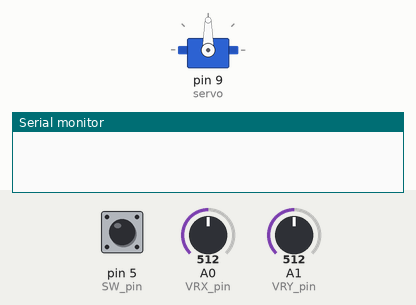
Recording of a sketch running on a simulated Arduino Uno, built with avr-gcc and run on an emulated ATmega328P. Shown: servo, the last lines printed to the serial monitor. The inputs (shaded band) are chosen by the test bench; at power-on: A0 (VRX_pin) = 512, pin 5 (SW_pin) HIGH, A1 (VRY_pin) = 512.

Above: at 1.3 s.
1.4 s: A0 (VRX_pin) set to 598
3.2 s: A0 (VRX_pin) set to 622
At 4.8 s:
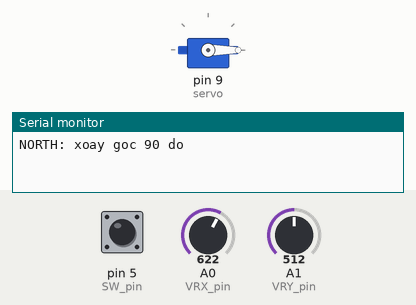
6.2 s: pin 5 (SW_pin) pulled LOW for 3.2 s
At 7.9 s:
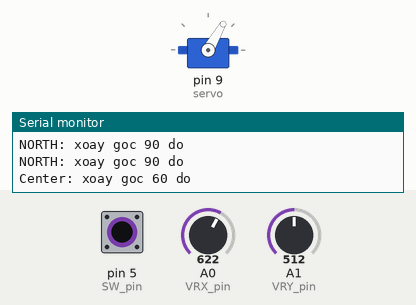
10.9 s: A0 (VRX_pin) set to 390
13.9 s: A0 (VRX_pin) set to 410
At 15.2 s:
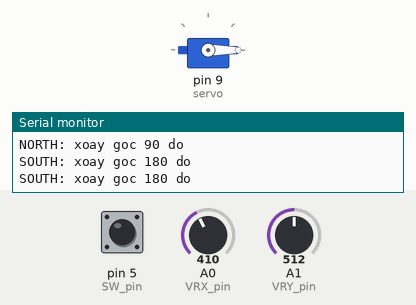
15.5 s: A1 (VRY_pin) set to 606
17.0 s: A1 (VRY_pin) set to 628
At 17.4 s:
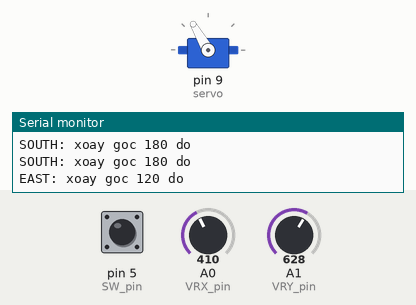
Timing chart, 0 to 21.0 s (numbered marks = the images above; inputs shaded):
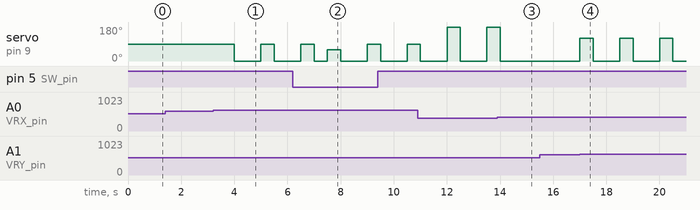

The sketch:

Joystick.ino
```cpp
#include <Servo.h>

// Khai báo chân kết nối cho các cảm biến và đèn LED
// analog
int VRX_pin = A0; // Joystick trục X
int VRY_pin = A1; // Joystick trục Y
// digital
int SW_pin = 5; // Nút nhấn trên joystick

// Các hướng có thể của joystick
const int NORTH = 0;
const int NORTH_EAST = 1;
const int EAST = 2;
const int SOUTH_EAST = 3;
const int SOUTH = 4;
const int SOUTH_WEST = 5;
const int WEST = 6;
const int NORTH_WEST = 7;
const int CENTER = 8;

// Các biến để lưu giá trị đọc từ joystick và hướng hiện tại
int VRX_value, VRY_value;
int direction = -1, direction_cache;

// Hàm chuyển đổi giá trị từ joystick sang hướng
int coor_to_direction(int VRX_value, int VRY_value);

// Các hàm kiểm tra phạm vi giá trị của joystick
bool is_large_coor(int coor);
bool is_middle_coor(int coor);
bool is_small_coor(int coor);

Servo servo;
int pos, val;

void setup() {
  servo.attach(9, 500, 2400);
    pinMode(VRX_pin, INPUT);
  pinMode(VRY_pin, INPUT);
  pinMode(SW_pin, INPUT_PULLUP);

  Serial.begin(9600);
}

void loop() {
    // Đọc giá trị từ joystick
  VRX_value = analogRead(VRX_pin);
  VRY_value = analogRead(VRY_pin);

  // Xác định hướng từ giá trị joystick
  direction = coor_to_direction(VRX_value, VRY_value);

  // In giá trị đọc từ trục Y của joystick ra Serial Monitor

  // Xoay động cơ tương ứng với hướng của joystick
  if (direction == WEST) {
    int angle = 45;
    Serial.println("WEST: xoay goc 45 do");
    servo.write(angle);
    delay(500);
    servo.write(0);
    delay(500);
  } else if (direction == NORTH) {
    Serial.println("NORTH: xoay goc 90 do");
    int angle = 90;
    servo.write(angle);
    delay(500);
    servo.write(0);
    delay(500);
  } else if (direction == EAST) {
    Serial.println("EAST: xoay goc 120 do");
    int angle = 120;
    servo.write(angle);
    delay(500);
    servo.write(0);
    delay(500);
  } else if (direction == SOUTH) {
    Serial.println("SOUTH: xoay goc 180 do");
    int angle = 180;
    servo.write(angle);
    delay(500);
    servo.write(0);
    delay(500);
  }

  // Đọc giá trị từ nút nhấn trên joystick
  int SW_value = digitalRead(SW_pin);


  if (SW_value == LOW) {
    Serial.println("Center: xoay goc 60 do");
    int angle = 60;
    servo.write(angle);
    delay(500);
    servo.write(0);
    delay(500);
  }

  delay(500);
}


// Hàm chuyển đổi giá trị từ trục X và Y của joystick sang hướng
int coor_to_direction(int VRX_value, int VRY_value) {
  if (is_large_coor(VRX_value) && is_middle_coor(VRY_value))
    return NORTH;
  if (is_large_coor(VRX_value) && is_large_coor(VRY_value))
    return NORTH_EAST;
  if (is_middle_coor(VRX_value) && is_large_coor(VRY_value))
    return EAST;
  if (is_small_coor(VRX_value) && is_large_coor(VRY_value))
    return SOUTH_EAST;
  if (is_small_coor(VRX_value) && is_middle_coor(VRY_value))
    return SOUTH;
  if (is_small_coor(VRX_value) && is_small_coor(VRY_value))
    return SOUTH_WEST;
  if (is_middle_coor(VRX_value) && is_small_coor(VRY_value))
    return WEST;
  if (is_large_coor(VRX_value) && is_small_coor(VRY_value))
    return NORTH_WEST;
  return CENTER; // Trả về hướng trung tâm nếu không phát hiện hướng nào khác
}

// Các hàm kiểm tra phạm vi giá trị của joystick
bool is_large_coor(int coor) {
  return coor > 614;
}
bool is_middle_coor(int coor) {
  return (coor <= 614) && (coor >= 400);
}
bool is_small_coor(int coor) {
  return coor < 400;
}


// //
// #include <IRremote.hpp>

// // Pin definitions
// int VRX_pin = A0; // Joystick X axis
// int VRY_pin = A1; // Joystick Y axis
// int SW_pin = 5;   // Joystick button
// const int IR_SEND_PIN = 3;

// // Direction codes
// const int UP = 1;
// const int RIGHT = 2;
// const int DOWN = 3;
// const int LEFT = 4;
// const int BUTTON = 5;

// int VRX_value, VRY_value;
// int direction = -1;

// void setup() {
//   pinMode(VRX_pin, INPUT);
//   pinMode(VRY_pin, INPUT);
//   pinMode(SW_pin, INPUT_PULLUP);

//   IrSender.begin(IR_SEND_PIN);
//   Serial.begin(9600);
// }

// void loop() {
//   VRX_value = analogRead(VRX_pin);  // Đọc giá trị trục X
//   VRY_value = analogRead(VRY_pin);  // Đọc giá trị trục Y
//   int buttonState = digitalRead(SW_pin);  // Đọc trạng thái nút nhấn joystick

//   // Hiển thị giá trị cảm biến lên Serial Monitor
//   Serial.print("VRX: ");
//   Serial.print(VRX_value);  // In giá trị trục X
//   Serial.print(" | VRY: ");
//   Serial.print(VRY_value);  // In giá trị trục Y
//   Serial.print(" | Button State: ");
//   Serial.println(buttonState == LOW ? "Pressed" : "Not Pressed");  // In trạng thái nút

//   // Check button press first
//   if (buttonState == LOW) {
//     sendIR(BUTTON);
//     Serial.println("BUTTON: Sending IR signal 5");
//   }
//   // Then check joystick directions
//   else {
//     // Xác định hướng dựa vào giá trị analog
//     if (VRY_value < 400) {         // UP
//       sendIR(UP);
//       Serial.println("UP: Sending IR signal 1");
//     }
//     else if (VRY_value > 600) {    // DOWN
//       sendIR(DOWN);
//       Serial.println("DOWN: Sending IR signal 3");
//     }
//     else if (VRX_value > 600) {    // RIGHT
//       sendIR(RIGHT);
//       Serial.println("RIGHT: Sending IR signal 2");
//     }
//     else if (VRX_value < 400) {    // LEFT
//       sendIR(LEFT);
//       Serial.println("LEFT: Sending IR signal 4");
//     }
//   }

//   delay(500);  // Reduced delay for better responsiveness
// }

// void sendIR(int signalCode) {
//   IrSender.sendRC5(signalCode, 8);  // Gửi mã IR với định dạng RC5
//   Serial.print("Sent IR Signal: ");
//   Serial.println(signalCode, HEX);  // In mã tín hiệu IR đã gửi
// }
```

Measured:
- the behaviour switches between 614 and 615 on A0 (VRX_pin) (found by bisection; images 0 and 1)
- the behaviour switches between 614 and 615 on A1 (VRY_pin) (found by bisection; images 3 and 4)
- after the input at 1.4 s, every drawn part: stays the same
- after the input at 3.2 s, servo on pin 9 (servo): 90° → 0° after 0.80 s, → 90° 1.0 s later, → 0° 0.50 s later
- after the input at 13.9 s, servo on pin 9 (servo): goes on until 14.0 s, then stays 0°
- after the input at 15.5 s, every drawn part: stays the same
- after the input at 17.0 s, servo on pin 9 (servo): alternates 120° for 0.50 s and 0° for 1.0 s, starting at once
